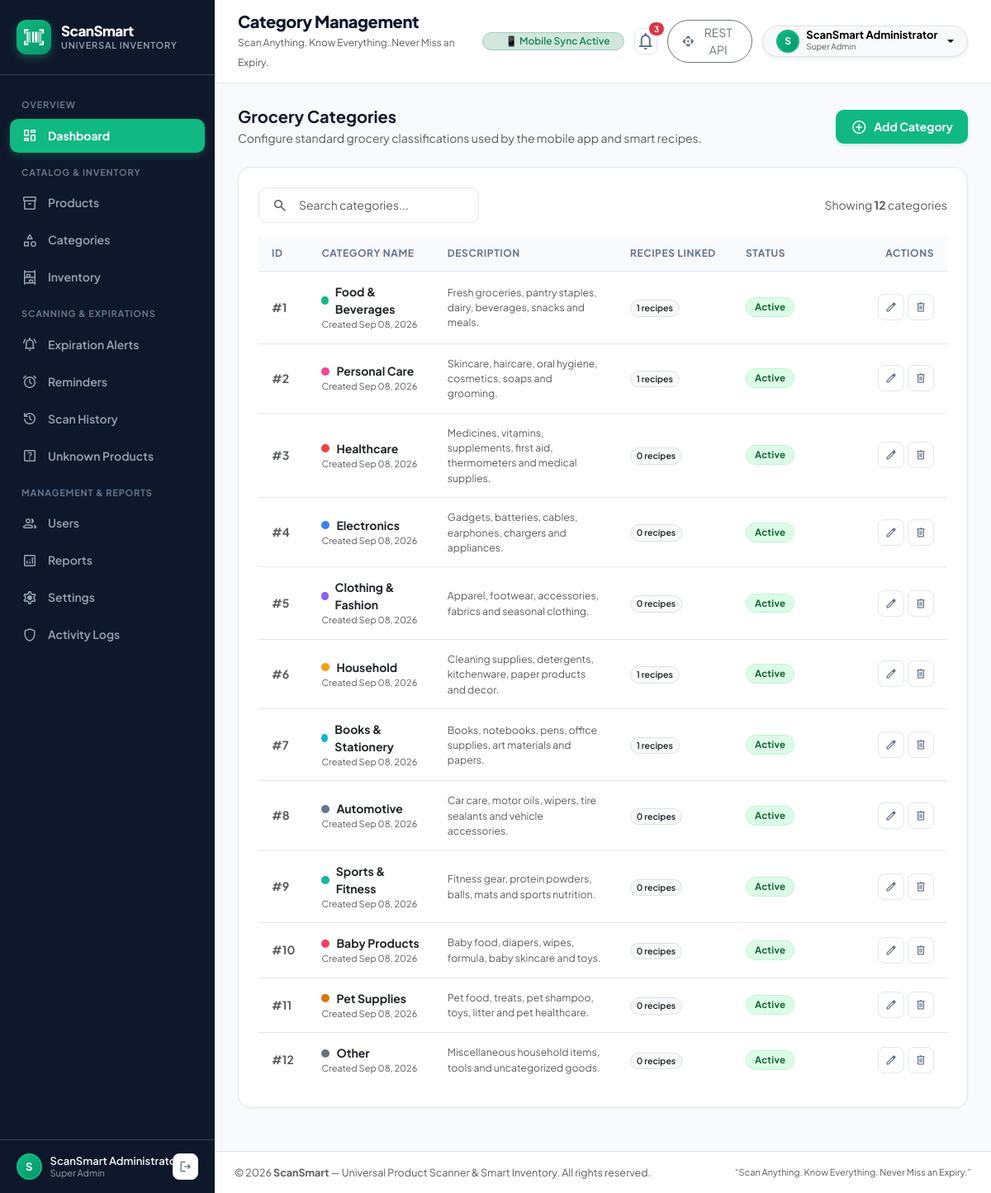
The page /categories/index.php (signed in) on the database its author committed.
### tables this page shows
CREATE TABLE IF NOT EXISTS `categories` (
    `id` INT AUTO_INCREMENT PRIMARY KEY,
    `name` VARCHAR(100) NOT NULL UNIQUE,
    `description` TEXT NULL,
    `icon` VARCHAR(50) DEFAULT 'category',
    `color` VARCHAR(20) DEFAULT '#10B981',
    `status` ENUM('active', 'inactive') NOT NULL DEFAULT 'active',
    `sort_order` INT NOT NULL DEFAULT 0,
    `image_url` TEXT NULL,
    `created_at` TIMESTAMP DEFAULT CURRENT_TIMESTAMP,
    `updated_at` TIMESTAMP DEFAULT CURRENT_TIMESTAMP ON UPDATE CURRENT_TIMESTAMP
);

### includes/functions.php (called while the page is built, shortened)
<?php
function e(?string $value): string {
    return htmlspecialchars((string)($value ?? ''), ENT_QUOTES | ENT_SUBSTITUTE, 'UTF-8');
}
function base_url(string $path = ''): string {
    static $base = null;
    if ($base === null) {
        $scriptName = str_replace('\\', '/', $_SERVER['SCRIPT_NAME'] ?? '');
        if (preg_match('#^(.*?/admin)(?:/|$)#i', $scriptName, $matches)) {
            $base = $matches[1];
        } elseif (str_contains($scriptName, '/leftover-food/')) {
            $base = '/leftover-food/admin';
        } elseif (str_contains($scriptName, '/leftover/')) {
            $base = '/leftover/admin';
        } elseif (str_contains($scriptName, '/scansmart/')) {
            $base = '/scansmart/admin';
        } elseif (str_contains($scriptName, '/grocery_admin/')) {
            $base = '/grocery_admin';
        } elseif (str_contains($scriptName, '/backend/')) {
            $base = '/backend';
        } else {
            $base = '';
        }
    }
    $cleanPath = ltrim($path, '/');
    return $base . ($cleanPath !== '' ? '/' . $cleanPath : '');
}
function format_date(?string $dateStr, string $format = 'M d, Y'): string {
    try {
        $dt = new DateTime($dateStr);
        return $dt->format($format);
    } catch (Exception) {
        return $dateStr;
    }
}

### categories/index.php (the view, shortened to what this page needs)
<?php
require_once __DIR__ . '/../includes/functions.php';
$db = Database::getConnection();
$search = trim($_GET['q'] ?? '');
if ($search !== '') {
    $stmt = $db->prepare('
        SELECT c.*,
               (SELECT COUNT(*) FROM recipes WHERE category_id = c.id) AS recipe_count
        FROM categories c
        WHERE c.name LIKE ? OR c.description LIKE ?
        ORDER BY c.name ASC
    ');
    $stmt->execute(["%$search%", "%$search%"]);
} else {
    $stmt = $db->query('
        SELECT c.*,
               (SELECT COUNT(*) FROM recipes WHERE category_id = c.id) AS recipe_count
        FROM categories c
        ORDER BY c.id ASC
    ');
}
$categories = $stmt->fetchAll();
require_once __DIR__ . '/../includes/header.php';
?>
<div class="d-flex flex-column flex-md-row align-items-md-center justify-content-between gap-3 mb-4">
  <div>
    <h2 class="fw-bold mb-1" style="font-size: 20px;">Grocery Categories</h2>
    <p class="text-muted small mb-0">Configure standard grocery classifications used by the mobile app and smart recipes.</p>
  </div>
  <a href="<?= base_url('categories/create.php') ?>" class="btn btn-primary-custom align-self-start align-self-md-center">
    <span class="material-symbols-rounded fs-5">add_circle</span>
    <span>Add Category</span>
  </a>
</div>
<div class="card-box">
  <div class="row g-3 align-items-center mb-3">
    <div class="col-md-6 col-lg-4">
      <form method="GET" action="" class="position-relative">
        <input type="text" name="q" value="<?= e($search) ?>" class="form-control ps-5" placeholder="Search categories..." id="tableSearchInput">
        <span class="material-symbols-rounded position-absolute top-50 start-0 translate-middle-y ms-3 text-muted" style="font-size: 20px;">search</span>
      </form>
    </div>
    <div class="col-md-6 col-lg-8 text-md-end text-muted small">
      Showing <strong><?= count($categories) ?></strong> categories
    </div>
  </div>
  <?php if (empty($categories)): ?>
    <div class="empty-state py-5">
      <div class="empty-icon"><span class="material-symbols-rounded">category</span></div>
      <div class="empty-title">No data available.</div>
      <p class="empty-text"><?= $search !== '' ? 'No categories matched your search term.' : 'No grocery categories have been added yet.' ?></p>
      <?php if ($search !== ''): ?>
        <a href="<?= base_url('categories/index.php') ?>" class="btn btn-secondary-custom">Clear Search</a>
      <?php else: ?>
        <a href="<?= base_url('categories/create.php') ?>" class="btn btn-primary-custom">Add First Category</a>
      <?php endif; ?>
    </div>
  <?php else: ?>
    <div class="table-responsive">
      <table class="custom-table">
        <thead>
          <tr>
            <th style="width: 60px;">ID</th>
            <th>Category Name</th>
            <th>Description</th>
            <th style="width: 140px;">Recipes Linked</th>
            <th style="width: 120px;">Status</th>
            <th style="width: 140px;" class="text-end">Actions</th>
          </tr>
        </thead>
        <tbody>
          <?php foreach ($categories as $cat): ?>
            <tr>
              <td class="text-muted fw-bold">#<?= $cat['id'] ?></td>
              <td>
                <div class="fw-bold text-dark d-flex align-items-center gap-2">
                  <span class="d-inline-block rounded-circle" style="width: 10px; height: 10px; background-color: <?= e($cat['color'] ?: '#10B981') ?>;"></span>
                  <span><?= e($cat['name']) ?></span>
                </div>
                <div class="text-muted" style="font-size: 11px;">Created <?= format_date($cat['created_at']) ?></div>
              </td>
              <td>
                <div class="text-muted small" style="max-width: 320px;">
                  <?= e($cat['description'] ?: '—') ?>
                </div>
              </td>
              <td>
                <span class="badge bg-light text-dark border px-2.5 py-1 rounded-pill fw-semibold">
                  <?= $cat['recipe_count'] ?> recipes
                </span>
              </td>
              <td>
                <span class="badge-status <?= e($cat['status']) ?>">
                  <?= ucfirst(e($cat['status'])) ?>
                </span>
              </td>
              <td class="text-end">
                <div class="d-inline-flex gap-1">
                  <a href="<?= base_url('categories/edit.php?id=' . $cat['id']) ?>" class="btn-action-icon" title="Edit Category">
                    <span class="material-symbols-rounded" style="font-size: 16px;">edit</span>
                  </a>
                  <form method="POST" action="<?= base_url('categories/delete.php') ?>" onsubmit="return confirmDelete('Are you sure you want to delete category \'<?= e(addslashes($cat['name'])) ?>\'?');" class="d-inline">
                    <button type="submit" class="btn-action-icon danger" title="Delete Category">
                      <span class="material-symbols-rounded" style="font-size: 16px;">delete</span>
                    </button>
                  </form>
                </div>
              </td>
            </tr>
          <?php endforeach; ?>
        </tbody>
      </table>
    </div>
  <?php endif; ?>
</div>
<?php require_once __DIR__ . '/../includes/footer.php'; ?>

### assets/css/admin.css (style rules this page uses)
:root { --primary: #10B981; --primary-dark: #059669; --primary-light: #D1FAE5; --primary-subtle: rgba(16, 185, 129, 0.12); --dark-sidebar: #0F172A; --dark-sidebar-hover: #1E293B; --dark-sidebar-border: #334155; --bg-page: #F8FAFC; --bg-card: #FFFFFF; --text-main: #0F172A; --text-muted: #64748B; --border-color: #E2E8F0; --danger: #EF4444; --danger-light: #FEE2E2; --warning: #F59E0B; --warning-light: #FEF3C7; --info: #0284C7; --info-light: #E0F2FE; --font-main: 'Plus Jakarta Sans', system-ui, -apple-system, sans-serif; }
* { box-sizing: border-box; margin: 0; padding: 0; }
body { font-family: var(--font-main); background-color: var(--bg-page); color: var(--text-main); min-height: 100vh; display: flex; flex-direction: column; -webkit-font-smoothing: antialiased; }
.card-box { background-color: var(--bg-card); border: 1px solid var(--border-color); border-radius: 16px; padding: 24px; box-shadow: 0 1px 3px rgba(0, 0, 0, 0.04); margin-bottom: 24px; transition: transform 0.2s cubic-bezier(0.4, 0, 0.2, 1), box-shadow 0.2s cubic-bezier(0.4, 0, 0.2, 1), border-color 0.2s ease; }
.custom-table { width: 100%; border-collapse: separate; border-spacing: 0; }
.custom-table th { background-color: #F8FAFC; color: var(--text-muted); font-size: 12px; font-weight: 700; text-transform: uppercase; letter-spacing: 0.6px; padding: 12px 16px; border-bottom: 1px solid var(--border-color); text-align: left; }
.custom-table td { padding: 14px 16px; border-bottom: 1px solid var(--border-color); font-size: 14px; vertical-align: middle; }
.custom-table tbody tr:last-child td { border-bottom: none; }
.badge-status { display: inline-flex; align-items: center; gap: 5px; padding: 4px 10px; border-radius: 20px; font-size: 12px; font-weight: 700; }
.badge-status.active, .badge-status.published { background-color: var(--primary-subtle); color: var(--primary-dark); }
.form-control, .form-select { width: 100%; padding: 10px 14px; font-size: 14px; font-family: inherit; border: 1px solid var(--border-color); border-radius: 10px; background-color: #FFFFFF; color: var(--text-main); transition: border-color 0.15s ease, box-shadow 0.15s ease; }
.btn-primary-custom { background-color: var(--primary); color: #FFFFFF; border: none; padding: 10px 18px; font-size: 14px; font-weight: 700; border-radius: 10px; display: inline-flex; align-items: center; gap: 8px; text-decoration: none; cursor: pointer; transition: all 0.2s ease; box-shadow: 0 2px 4px rgba(16, 185, 129, 0.2); }
.btn-action-icon { width: 32px; height: 32px; border-radius: 8px; display: inline-flex; align-items: center; justify-content: center; border: 1px solid var(--border-color); background-color: #FFFFFF; color: var(--text-muted); text-decoration: none; transition: all 0.15s ease; }
.badge-status { display: inline-flex; align-items: center; gap: 4px; padding: 4px 10px; border-radius: 9999px; font-size: 11.5px; font-weight: 700; letter-spacing: 0.2px; line-height: 1.2; }
.badge-status.active { background-color: #DCFCE7; color: #166534; border: 1px solid #BBF7D0; }

### rows shown on the page
categories: id "1", name "Food & Beverages", created_at "Sep 08, 2026", description "Fresh groceries, pantry staples, dairy, beverages, snacks and meals.", recipe_count "1", status "Active"
categories: id "2", name "Personal Care", created_at "Sep 08, 2026", description "Skincare, haircare, oral hygiene, cosmetics, soaps and grooming.", recipe_count "1", status "Active"
categories: id "3", name "Healthcare", created_at "Sep 08, 2026", description "Medicines, vitamins, supplements, first aid, thermometers and medical supplies.", recipe_count "0", status "Active"
categories: id "4", name "Electronics", created_at "Sep 08, 2026", description "Gadgets, batteries, cables, earphones, chargers and appliances.", recipe_count "0", status "Active"
categories: id "5", name "Clothing & Fashion", created_at "Sep 08, 2026", description "Apparel, footwear, accessories, fabrics and seasonal clothing.", recipe_count "0", status "Active"
categories: id "6", name "Household", created_at "Sep 08, 2026", description "Cleaning supplies, detergents, kitchenware, paper products and decor.", recipe_count "1", status "Active"
categories: id "7", name "Books & Stationery", created_at "Sep 08, 2026", description "Books, notebooks, pens, office supplies, art materials and papers.", recipe_count "1", status "Active"
categories: id "8", name "Automotive", created_at "Sep 08, 2026", description "Car care, motor oils, wipers, tire sealants and vehicle accessories.", recipe_count "0", status "Active"
categories: id "9", name "Sports & Fitness", created_at "Sep 08, 2026", description "Fitness gear, protein powders, balls, mats and sports nutrition.", recipe_count "0", status "Active"
categories: id "10", name "Baby Products", created_at "Sep 08, 2026", description "Baby food, diapers, wipes, formula, baby skincare and toys.", recipe_count "0", status "Active"
categories: id "11", name "Pet Supplies", created_at "Sep 08, 2026", description "Pet food, treats, pet shampoo, toys, litter and pet healthcare.", recipe_count "0", status "Active"
categories: id "12", name "Other", created_at "Sep 08, 2026", description "Miscellaneous household items, tools and uncategorized goods.", recipe_count "0", status "Active"

### other values the page prints
substr($admin['name'] ?? 'A', 0, 1) "S"
$admin['name'] "ScanSmart…"
str_replace('_', ' ', $admin['role'] ?? 'admin') "Super Admin"
$pageTitle "Category Management"
$urgentCount "3"
$admin['name'] "ScanSmart Administrator"
count($categories) "12"
